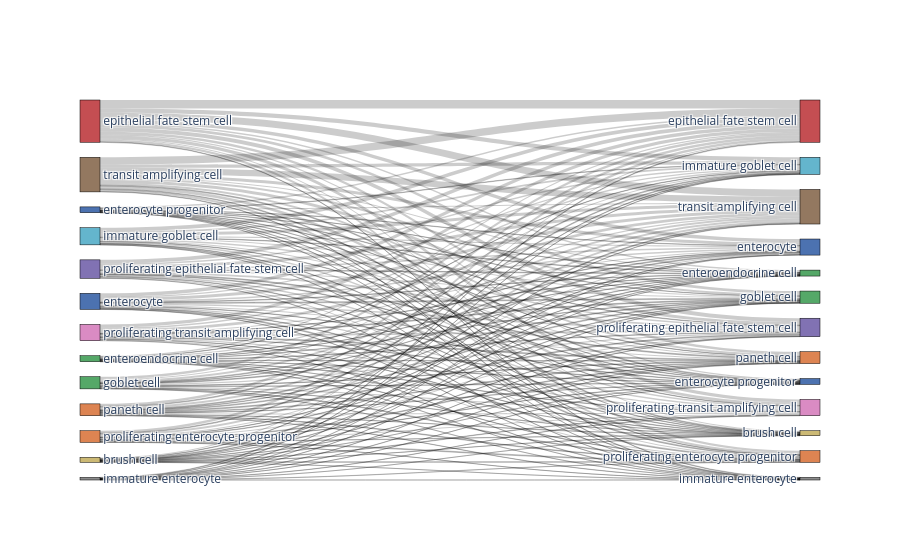
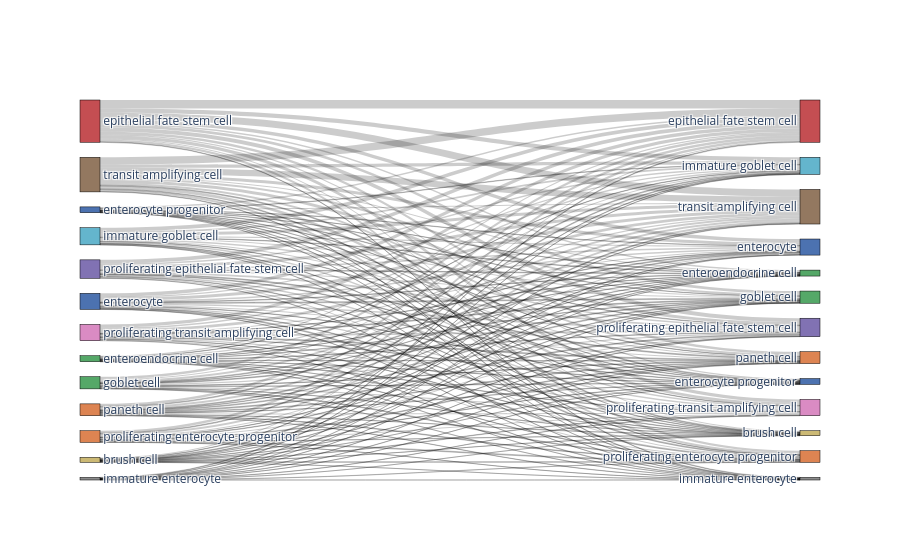

Notebook cell for these charts, in order:
### Code cell
# Compare to random assignment
import random
random.seed(1)
adata_predicted.obs['random_labeling'] = list(adata_predicted.obs[celltype_test].sample(frac=1))

bc.tl.report(
    adata_pred=adata_predicted,
    celltype=celltype_test, 
    method="compare_to_random_" + method, 
    analysis_name=analysis_name,
    train_datasets = adata_trains,
    test_dataset = adata_orig,
    merge = merge,
    name_prediction="random_labeling",
    name_report="compare_to_random_auto_annot", 
    use_raw=use_raw,
    remove_nonshared=False, 
    clustering='leiden', 
    asymmetric_matrix=True, 
    delimiter='\t', 
    verbose=True)

### Figure 1 — Plotly figure (JSON) as saved in the notebook; plotly's stock layout.template omitted (floating-point values rounded to 4 significant figures; data arrays with more than 128 entries replaced by an {"elided": "..."} marker saying what was removed)
{"data": [{"link": {"source": {"elided": "169 int values"}, "target": {"elided": "169 int values"}, "value": {"elided": "169 int values"}}, "node": {"color": ["#55a868", "#8172b3", "#4c72b0", "#c44e52", "#64b5cd", "#ccb974", "#da8bc3", "#dd8452", "#937860", "#dd8452", "#8c8c8c", "#55a868", "#4c72b0", "#ccb974", "#4c72b0", "#4c72b0", "#55a868", "#c44e52", "#55a868", "#8c8c8c", "#64b5cd", "#dd8452", "#dd8452", "#8172b3", "#da8bc3", "#937860"], "label": ["goblet cell", "proliferating epithelial fate stem cell", "enterocyte", "epithelial fate stem cell", "immature goblet cell", "brush cell", "proliferating transit amplifying cell", "paneth cell", "transit amplifying cell", "proliferating enterocyte progenitor", "immature enterocyte", "enteroendocrine cell", "enterocyte progenitor", "brush cell", "enterocyte", "enterocyte progenitor", "enteroendocrine cell", "epithelial fate stem cell", "goblet cell", "immature enterocyte", "immature goblet cell", "paneth cell", "proliferating enterocyte progenitor", "proliferating epithelial fate stem cell", "proliferating transit amplifying cell", "transit amplifying cell"], "line": {"color": "black", "width": 0.5}, "pad": 15, "thickness": 20}, "type": "sankey"}], "layout": {}}

### Figure 2 — Plotly figure (JSON) as saved in the notebook; plotly's stock layout.template omitted (floating-point values rounded to 4 significant figures; data arrays with more than 128 entries replaced by an {"elided": "..."} marker saying what was removed)
{"data": [{"link": {"source": {"elided": "169 int values"}, "target": {"elided": "169 int values"}, "value": {"elided": "169 int values"}}, "node": {"color": ["#55a868", "#8172b3", "#4c72b0", "#c44e52", "#64b5cd", "#ccb974", "#da8bc3", "#dd8452", "#937860", "#dd8452", "#8c8c8c", "#55a868", "#4c72b0", "#ccb974", "#4c72b0", "#4c72b0", "#55a868", "#c44e52", "#55a868", "#8c8c8c", "#64b5cd", "#dd8452", "#dd8452", "#8172b3", "#da8bc3", "#937860"], "label": ["goblet cell", "proliferating epithelial fate stem cell", "enterocyte", "epithelial fate stem cell", "immature goblet cell", "brush cell", "proliferating transit amplifying cell", "paneth cell", "transit amplifying cell", "proliferating enterocyte progenitor", "immature enterocyte", "enteroendocrine cell", "enterocyte progenitor", "brush cell", "enterocyte", "enterocyte progenitor", "enteroendocrine cell", "epithelial fate stem cell", "goblet cell", "immature enterocyte", "immature goblet cell", "paneth cell", "proliferating enterocyte progenitor", "proliferating epithelial fate stem cell", "proliferating transit amplifying cell", "transit amplifying cell"], "line": {"color": "black", "width": 0.5}, "pad": 15, "thickness": 20}, "type": "sankey"}], "layout": {}}
